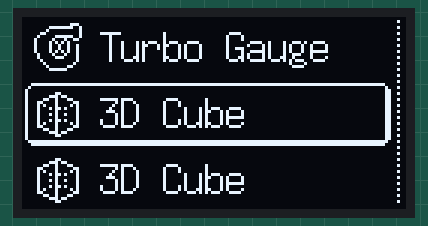
The sketch below on a simulated Arduino Uno, built with avr-gcc and run on an emulated ATmega328P. Parts: 128×64 one-colour display.

Above: at 0.6 s.

The sketch:

22_base_oled_imagenes_bit.ino
```cpp
#include "U8glib.h"

U8GLIB_SSD1306_128X64 u8g( U8G_I2C_OPT_DEV_0 | U8G_I2C_OPT_NO_ACK | U8G_I2C_OPT_FAST);

// 'Proyecto nuevo', 128x64px
const unsigned char epd_bitmap_Proyecto_nuevo [] PROGMEM = {
	0x00, 0x00, 0x00, 0x00, 0x00, 0x00, 0x00, 0x00, 0x00, 0x00, 0x00, 0x00, 0x00, 0x00, 0x00, 0x00,
	0x00, 0x00, 0x00, 0x00, 0x00, 0x00, 0x00, 0x00, 0x00, 0x00, 0x00, 0x00, 0x00, 0x00, 0x00, 0x02,
	0x03, 0xff, 0x00, 0x00, 0x00, 0x00, 0x00, 0x00, 0x00, 0x00, 0x00, 0x00, 0x00, 0x00, 0x00, 0x00,
	0x04, 0x00, 0x80, 0x00, 0x00, 0x00, 0x00, 0x00, 0x00, 0x00, 0x00, 0x00, 0x00, 0x00, 0x00, 0x02,
	0x08, 0x8a, 0x40, 0x00, 0x00, 0x00, 0x00, 0x00, 0x00, 0x00, 0x00, 0x00, 0x00, 0x00, 0x00, 0x00,
	0x12, 0x00, 0x20, 0x00, 0x00, 0x00, 0x00, 0x00, 0x00, 0x00, 0x00, 0x00, 0x00, 0x00, 0x00, 0x02,
	0x11, 0x00, 0x20, 0x3c, 0x00, 0x01, 0x02, 0x00, 0x00, 0x00, 0x02, 0x00, 0x00, 0x00, 0x00, 0x00,
	0x14, 0x80, 0xa0, 0x22, 0x00, 0x01, 0x02, 0x00, 0x00, 0x00, 0x02, 0x00, 0x00, 0x00, 0x00, 0x02,
	0x10, 0x70, 0x20, 0x22, 0x38, 0x71, 0xe3, 0xc3, 0x87, 0x13, 0x1e, 0x00, 0x00, 0x00, 0x00, 0x00,
	0x14, 0x48, 0xa0, 0x22, 0x44, 0x89, 0x12, 0x24, 0x48, 0x94, 0x22, 0x00, 0x00, 0x00, 0x00, 0x02,
	0x10, 0x48, 0x20, 0x22, 0x04, 0x81, 0x12, 0x24, 0x40, 0x98, 0x22, 0x00, 0x00, 0x00, 0x00, 0x00,
	0x10, 0x30, 0x20, 0x22, 0x3c, 0x71, 0x12, 0x24, 0x47, 0x90, 0x22, 0x00, 0x00, 0x00, 0x00, 0x02,
	0x14, 0x00, 0xa0, 0x22, 0x44, 0x09, 0x12, 0x24, 0x48, 0x90, 0x22, 0x00, 0x00, 0x00, 0x00, 0x00,
	0x10, 0x00, 0x20, 0x22, 0x44, 0x89, 0x12, 0x24, 0x48, 0x90, 0x22, 0x00, 0x00, 0x00, 0x00, 0x02,
	0x12, 0xfd, 0x20, 0x3c, 0x3c, 0x71, 0x13, 0xc3, 0x87, 0x90, 0x1e, 0x00, 0x00, 0x00, 0x00, 0x00,
	0x08, 0xfc, 0x40, 0x00, 0x00, 0x00, 0x00, 0x00, 0x00, 0x00, 0x00, 0x00, 0x00, 0x00, 0x00, 0x02,
	0x04, 0x00, 0x80, 0x00, 0x00, 0x00, 0x00, 0x00, 0x00, 0x00, 0x00, 0x00, 0x00, 0x00, 0x00, 0x00,
	0x03, 0xff, 0x00, 0x00, 0x00, 0x00, 0x00, 0x00, 0x00, 0x00, 0x00, 0x00, 0x00, 0x00, 0x00, 0x07,
	0x00, 0x00, 0x00, 0x00, 0x00, 0x00, 0x00, 0x00, 0x00, 0x00, 0x00, 0x00, 0x00, 0x00, 0x00, 0x07,
	0x00, 0x00, 0x00, 0x00, 0x00, 0x00, 0x00, 0x00, 0x00, 0x00, 0x00, 0x00, 0x00, 0x00, 0x00, 0x07,
	0x00, 0x00, 0x00, 0x00, 0x00, 0x00, 0x00, 0x00, 0x00, 0x00, 0x00, 0x00, 0x00, 0x00, 0x00, 0x07,
	0x00, 0x00, 0x00, 0x00, 0x00, 0x00, 0x00, 0x00, 0x00, 0x00, 0x00, 0x00, 0x00, 0x00, 0x00, 0x07,
	0x1f, 0xff, 0xff, 0xff, 0xff, 0xff, 0xff, 0xff, 0xff, 0xff, 0xff, 0xff, 0xff, 0xff, 0xff, 0x87,
	0x20, 0x00, 0x00, 0x00, 0x00, 0x00, 0x00, 0x00, 0x00, 0x00, 0x00, 0x00, 0x00, 0x00, 0x00, 0x47,
	0x40, 0x00, 0x00, 0x00, 0x00, 0x00, 0x00, 0x00, 0x00, 0x00, 0x00, 0x00, 0x00, 0x00, 0x00, 0x60,
	0x40, 0x00, 0x00, 0x00, 0x00, 0x00, 0x00, 0x00, 0x00, 0x00, 0x00, 0x00, 0x00, 0x00, 0x00, 0x62,
	0x5f, 0x80, 0x00, 0x00, 0x00, 0x00, 0x00, 0x00, 0x00, 0x00, 0x00, 0x00, 0x00, 0x00, 0x00, 0x60,
	0x44, 0x40, 0x00, 0x3e, 0x00, 0x00, 0x30, 0x01, 0xe0, 0x00, 0x00, 0x00, 0x00, 0x00, 0x00, 0x62,
	0x44, 0xa0, 0x00, 0x33, 0x00, 0x00, 0x30, 0x03, 0x30, 0x00, 0x00, 0x00, 0x00, 0x00, 0x00, 0x60,
	0x5f, 0x20, 0x00, 0x33, 0x1e, 0x33, 0x33, 0x03, 0x01, 0xe3, 0xe1, 0xe1, 0xe3, 0x30, 0x00, 0x62,
	0x40, 0x20, 0x20, 0x33, 0x33, 0x37, 0x36, 0x03, 0x03, 0x33, 0x33, 0x33, 0x33, 0x70, 0x00, 0x60,
	0x40, 0x10, 0xa0, 0x3e, 0x03, 0x38, 0x3c, 0x01, 0xe3, 0x33, 0x33, 0x03, 0x33, 0x80, 0x00, 0x62,
	0x41, 0x92, 0xa0, 0x30, 0x1f, 0x30, 0x38, 0x00, 0x33, 0xf3, 0x31, 0xe3, 0x33, 0x00, 0x00, 0x60,
	0x42, 0x52, 0xa0, 0x30, 0x33, 0x30, 0x3c, 0x00, 0x33, 0x03, 0x30, 0x33, 0x33, 0x00, 0x00, 0x62,
	0x5a, 0x52, 0xa0, 0x30, 0x33, 0x30, 0x36, 0x03, 0x33, 0x33, 0x33, 0x33, 0x33, 0x00, 0x00, 0x60,
	0x41, 0x80, 0xa0, 0x30, 0x1f, 0x30, 0x33, 0x01, 0xe1, 0xe3, 0x31, 0xe1, 0xe3, 0x00, 0x00, 0x62,
	0x40, 0x00, 0x20, 0x00, 0x00, 0x00, 0x00, 0x00, 0x00, 0x00, 0x00, 0x00, 0x00, 0x00, 0x00, 0x60,
	0x40, 0x00, 0x00, 0x00, 0x00, 0x00, 0x00, 0x00, 0x00, 0x00, 0x00, 0x00, 0x00, 0x00, 0x00, 0x62,
	0x40, 0x00, 0x00, 0x00, 0x00, 0x00, 0x00, 0x00, 0x00, 0x00, 0x00, 0x00, 0x00, 0x00, 0x00, 0x60,
	0x40, 0x00, 0x00, 0x00, 0x00, 0x00, 0x00, 0x00, 0x00, 0x00, 0x00, 0x00, 0x00, 0x00, 0x00, 0x62,
	0x40, 0x00, 0x00, 0x00, 0x00, 0x00, 0x00, 0x00, 0x00, 0x00, 0x00, 0x00, 0x00, 0x00, 0x00, 0x60,
	0x3f, 0xff, 0xff, 0xff, 0xff, 0xff, 0xff, 0xff, 0xff, 0xff, 0xff, 0xff, 0xff, 0xff, 0xff, 0xc2,
	0x1f, 0xff, 0xff, 0xff, 0xff, 0xff, 0xff, 0xff, 0xff, 0xff, 0xff, 0xff, 0xff, 0xff, 0xff, 0x80,
	0x00, 0x00, 0x00, 0x00, 0x00, 0x00, 0x00, 0x00, 0x00, 0x00, 0x00, 0x00, 0x00, 0x00, 0x00, 0x02,
	0x00, 0x00, 0x00, 0x00, 0x00, 0x00, 0x00, 0x00, 0x00, 0x00, 0x00, 0x00, 0x00, 0x00, 0x00, 0x00,
	0x00, 0x00, 0x00, 0x00, 0x00, 0x00, 0x00, 0x00, 0x00, 0x00, 0x00, 0x00, 0x00, 0x00, 0x00, 0x02,
	0x00, 0x01, 0xc0, 0x00, 0x00, 0x00, 0x00, 0x00, 0x00, 0x00, 0x00, 0x00, 0x00, 0x00, 0x00, 0x00,
	0x00, 0xff, 0x20, 0x00, 0x00, 0x00, 0x00, 0x00, 0x00, 0x00, 0x00, 0x00, 0x00, 0x00, 0x00, 0x02,
	0x01, 0x00, 0x20, 0x00, 0x00, 0x00, 0x00, 0x00, 0x00, 0x00, 0x00, 0x00, 0x00, 0x00, 0x00, 0x00,
	0x06, 0x00, 0x20, 0x7c, 0x00, 0x02, 0x00, 0x00, 0x00, 0x00, 0x00, 0x00, 0x00, 0x00, 0x00, 0x02,
	0x08, 0x3f, 0x20, 0x10, 0x00, 0x02, 0x00, 0x00, 0x00, 0x00, 0x00, 0x00, 0x00, 0x00, 0x00, 0x00,
	0x10, 0x44, 0xc0, 0x10, 0x89, 0x33, 0xc3, 0x80, 0x78, 0xe2, 0x23, 0xc7, 0x00, 0x00, 0x00, 0x02,
	0x10, 0xaa, 0x00, 0x10, 0x89, 0x42, 0x24, 0x40, 0x89, 0x12, 0x24, 0x48, 0x80, 0x00, 0x00, 0x00,
	0x10, 0x92, 0x40, 0x10, 0x89, 0x82, 0x24, 0x40, 0x88, 0x12, 0x24, 0x48, 0x80, 0x00, 0x00, 0x02,
	0x10, 0x92, 0x40, 0x10, 0x89, 0x02, 0x24, 0x40, 0x88, 0xf2, 0x24, 0x4f, 0x80, 0x00, 0x00, 0x00,
	0x10, 0xaa, 0x40, 0x10, 0x89, 0x02, 0x24, 0x40, 0x89, 0x12, 0x24, 0x48, 0x00, 0x00, 0x00, 0x02,
	0x08, 0x44, 0x40, 0x10, 0x89, 0x02, 0x24, 0x40, 0x79, 0x12, 0x23, 0xc8, 0x80, 0x00, 0x00, 0x00,
	0x08, 0x38, 0x40, 0x10, 0x71, 0x03, 0xc3, 0x80, 0x08, 0xf1, 0xc0, 0x47, 0x00, 0x00, 0x00, 0x02,
	0x04, 0x00, 0x40, 0x00, 0x00, 0x00, 0x00, 0x00, 0x88, 0x00, 0x04, 0x40, 0x00, 0x00, 0x00, 0x00,
	0x02, 0x00, 0x80, 0x00, 0x00, 0x00, 0x00, 0x00, 0x70, 0x00, 0x03, 0x80, 0x00, 0x00, 0x00, 0x02,
	0x01, 0x03, 0x00, 0x00, 0x00, 0x00, 0x00, 0x00, 0x00, 0x00, 0x00, 0x00, 0x00, 0x00, 0x00, 0x00,
	0x00, 0xfc, 0x00, 0x00, 0x00, 0x00, 0x00, 0x00, 0x00, 0x00, 0x00, 0x00, 0x00, 0x00, 0x00, 0x02,
	0x00, 0x00, 0x00, 0x00, 0x00, 0x00, 0x00, 0x00, 0x00, 0x00, 0x00, 0x00, 0x00, 0x00, 0x00, 0x00,
	0x00, 0x00, 0x00, 0x00, 0x00, 0x00, 0x00, 0x00, 0x00, 0x00, 0x00, 0x00, 0x00, 0x00, 0x00, 0x00
};

// **************************************************************************************************************

// 'icon_3dcube', 16x16px
const unsigned char epd_bitmap_icon_3dcube [] PROGMEM = {
	0x00, 0x00, 0x01, 0x80, 0x07, 0x60, 0x19, 0x18, 0x61, 0x06, 0x51, 0x0a, 0x45, 0xa2, 0x41, 0x02,
	0x45, 0x22, 0x41, 0x02, 0x45, 0xa2, 0x51, 0x0a, 0x61, 0x06, 0x19, 0x18, 0x07, 0x60, 0x01, 0x80
};
// 'icon_battery', 16x16px
const unsigned char epd_bitmap_icon_battery [] PROGMEM = {
	0x00, 0x00, 0x00, 0x00, 0x00, 0x00, 0x00, 0x00, 0x3f, 0xf8, 0x40, 0x04, 0x5b, 0x66, 0x5b, 0x66,
	0x5b, 0x66, 0x40, 0x04, 0x3f, 0xf8, 0x00, 0x00, 0x00, 0x00, 0x00, 0x00, 0x00, 0x00, 0x00, 0x00
};
// 'icon_dashboard', 16x16px
const unsigned char epd_bitmap_icon_dashboard [] PROGMEM = {
	0x1f, 0xf8, 0x20, 0x04, 0x44, 0x52, 0x90, 0x01, 0x88, 0x01, 0xa4, 0x05, 0x83, 0x81, 0xa2, 0x45,
	0x82, 0x41, 0x81, 0x81, 0xa0, 0x05, 0x80, 0x01, 0x97, 0xe9, 0x47, 0xe2, 0x20, 0x04, 0x1f, 0xf8
};
// 'icon_fireworks', 16x16px
const unsigned char epd_bitmap_icon_fireworks [] PROGMEM = {
	0x00, 0x00, 0x00, 0x08, 0x00, 0x94, 0x10, 0x08, 0x10, 0x00, 0x6c, 0x00, 0x10, 0x10, 0x10, 0x10,
	0x00, 0x00, 0x00, 0xc6, 0x00, 0x00, 0x00, 0x10, 0x04, 0x10, 0x0a, 0x00, 0x04, 0x00, 0x00, 0x00
};
// 'icon_gps_speed', 16x16px
const unsigned char epd_bitmap_icon_gps_speed [] PROGMEM = {
	0x00, 0x00, 0x03, 0xf0, 0x00, 0x08, 0x01, 0xe4, 0x00, 0x12, 0x00, 0xca, 0x06, 0x2a, 0x07, 0x2a,
	0x07, 0x8a, 0x07, 0xc2, 0x07, 0xc0, 0x0a, 0x00, 0x1f, 0x00, 0x20, 0x80, 0x7f, 0xc0, 0x00, 0x00
};
// 'icon_turbo', 16x16px
const unsigned char epd_bitmap_icon_turbo [] PROGMEM = {
	0x00, 0x0e, 0x07, 0xf9, 0x08, 0x01, 0x30, 0x01, 0x41, 0xf9, 0x82, 0x26, 0x85, 0x50, 0x84, 0x92,
	0x84, 0x92, 0x85, 0x52, 0x42, 0x22, 0x41, 0xc2, 0x20, 0x02, 0x10, 0x04, 0x08, 0x18, 0x07, 0xe0
};
// 'icon_parksensor', 16x16px
const unsigned char epd_bitmap_icon_parksensor [] PROGMEM = {
	0x00, 0x00, 0x00, 0x00, 0xfc, 0x00, 0x22, 0x00, 0x25, 0x00, 0xf9, 0x00, 0x01, 0x01, 0x00, 0x85,
	0x0c, 0x95, 0x12, 0x95, 0xd2, 0x95, 0x0c, 0x05, 0x00, 0x01, 0x00, 0x00, 0x00, 0x00, 0x00, 0x00
};
// 'icon_knob_over_oled', 16x16px
const unsigned char epd_bitmap_icon_knob_over_oled [] PROGMEM = {
	0x00, 0x00, 0x1f, 0xf0, 0x13, 0x50, 0x1b, 0xb0, 0x11, 0x50, 0x1f, 0xf0, 0x03, 0x80, 0x01, 0x00,
	0x00, 0x00, 0x09, 0x20, 0x49, 0x24, 0x20, 0x08, 0x00, 0x01, 0x80, 0x02, 0x00, 0x00, 0x00, 0x00
};

// Array of all bitmaps for convenience. (Total bytes used to store images in PROGMEM = 384)

const unsigned char* bitmap_icons[8] = {
	epd_bitmap_icon_3dcube,
	epd_bitmap_icon_battery,
	epd_bitmap_icon_dashboard,
	epd_bitmap_icon_fireworks,
	epd_bitmap_icon_gps_speed,
	epd_bitmap_icon_knob_over_oled,
	epd_bitmap_icon_parksensor,
	epd_bitmap_icon_turbo
};

// **************************************************************************************************************

// 'scrollbar_backgrounf', 7x64px
const unsigned char epd_bitmap_scrollbar_backgrounf [] PROGMEM = {
	0x00, 0x04, 0x00, 0x04, 0x00, 0x04, 0x00, 0x04, 0x00, 0x04, 0x00, 0x04, 0x00, 0x04, 0x00, 0x04,
	0x00, 0x04, 0x00, 0x04, 0x00, 0x04, 0x00, 0x04, 0x00, 0x04, 0x00, 0x04, 0x00, 0x04, 0x00, 0x04,
	0x00, 0x04, 0x00, 0x04, 0x00, 0x04, 0x00, 0x04, 0x00, 0x04, 0x00, 0x04, 0x00, 0x04, 0x00, 0x04,
	0x00, 0x04, 0x00, 0x04, 0x00, 0x04, 0x00, 0x04, 0x00, 0x04, 0x00, 0x04, 0x00, 0x04, 0x00, 0x00
};
// 'item_sel_background', 128x21px
const unsigned char epd_bitmap_item_sel_background [] PROGMEM = {
	0x1f, 0xff, 0xff, 0xff, 0xff, 0xff, 0xff, 0xff, 0xff, 0xff, 0xff, 0xff, 0xff, 0xff, 0xff, 0x80,
	0x20, 0x00, 0x00, 0x00, 0x00, 0x00, 0x00, 0x00, 0x00, 0x00, 0x00, 0x00, 0x00, 0x00, 0x00, 0x40,
	0x40, 0x00, 0x00, 0x00, 0x00, 0x00, 0x00, 0x00, 0x00, 0x00, 0x00, 0x00, 0x00, 0x00, 0x00, 0x60,
	0x40, 0x00, 0x00, 0x00, 0x00, 0x00, 0x00, 0x00, 0x00, 0x00, 0x00, 0x00, 0x00, 0x00, 0x00, 0x60,
	0x40, 0x00, 0x00, 0x00, 0x00, 0x00, 0x00, 0x00, 0x00, 0x00, 0x00, 0x00, 0x00, 0x00, 0x00, 0x60,
	0x40, 0x00, 0x00, 0x00, 0x00, 0x00, 0x00, 0x00, 0x00, 0x00, 0x00, 0x00, 0x00, 0x00, 0x00, 0x60,
	0x40, 0x00, 0x00, 0x00, 0x00, 0x00, 0x00, 0x00, 0x00, 0x00, 0x00, 0x00, 0x00, 0x00, 0x00, 0x60,
	0x40, 0x00, 0x00, 0x00, 0x00, 0x00, 0x00, 0x00, 0x00, 0x00, 0x00, 0x00, 0x00, 0x00, 0x00, 0x60,
	0x40, 0x00, 0x00, 0x00, 0x00, 0x00, 0x00, 0x00, 0x00, 0x00, 0x00, 0x00, 0x00, 0x00, 0x00, 0x60,
	0x40, 0x00, 0x00, 0x00, 0x00, 0x00, 0x00, 0x00, 0x00, 0x00, 0x00, 0x00, 0x00, 0x00, 0x00, 0x60,
	0x40, 0x00, 0x00, 0x00, 0x00, 0x00, 0x00, 0x00, 0x00, 0x00, 0x00, 0x00, 0x00, 0x00, 0x00, 0x60,
	0x40, 0x00, 0x00, 0x00, 0x00, 0x00, 0x00, 0x00, 0x00, 0x00, 0x00, 0x00, 0x00, 0x00, 0x00, 0x60,
	0x40, 0x00, 0x00, 0x00, 0x00, 0x00, 0x00, 0x00, 0x00, 0x00, 0x00, 0x00, 0x00, 0x00, 0x00, 0x60,
	0x40, 0x00, 0x00, 0x00, 0x00, 0x00, 0x00, 0x00, 0x00, 0x00, 0x00, 0x00, 0x00, 0x00, 0x00, 0x60,
	0x40, 0x00, 0x00, 0x00, 0x00, 0x00, 0x00, 0x00, 0x00, 0x00, 0x00, 0x00, 0x00, 0x00, 0x00, 0x60,
	0x40, 0x00, 0x00, 0x00, 0x00, 0x00, 0x00, 0x00, 0x00, 0x00, 0x00, 0x00, 0x00, 0x00, 0x00, 0x60,
	0x40, 0x00, 0x00, 0x00, 0x00, 0x00, 0x00, 0x00, 0x00, 0x00, 0x00, 0x00, 0x00, 0x00, 0x00, 0x60,
	0x40, 0x00, 0x00, 0x00, 0x00, 0x00, 0x00, 0x00, 0x00, 0x00, 0x00, 0x00, 0x00, 0x00, 0x00, 0x60,
	0x40, 0x00, 0x00, 0x00, 0x00, 0x00, 0x00, 0x00, 0x00, 0x00, 0x00, 0x00, 0x00, 0x00, 0x00, 0x60,
	0x3f, 0xff, 0xff, 0xff, 0xff, 0xff, 0xff, 0xff, 0xff, 0xff, 0xff, 0xff, 0xff, 0xff, 0xff, 0xc0,
	0x1f, 0xff, 0xff, 0xff, 0xff, 0xff, 0xff, 0xff, 0xff, 0xff, 0xff, 0xff, 0xff, 0xff, 0xff, 0x80
};


// **************************************************************************************************************

const int NUM_ITEMS = 8;

char menu_items[NUM_ITEMS][20]={
  {"3D Cube"},
	{"Battery"},
	{"Dashboard"},
	{"Fireworks"},
	{"GPS Speed"},
	{"Big Knob"},
	{"Park Sensor"},
	{"Turbo Gauge"}
};


// **************************************************************************************************************

int item_selected = 0; // En cual item del menú esta
int item_sel_previous;
int item_sel_next;


// **************************************************************************************************************

void setup() {
  u8g.setFont(u8g_font_tpssb);
  u8g.setColorIndex(1);

}

void loop() {

  item_sel_previous = item_selected - 1 ;

  if( item_sel_previous < 0 )
  {
    item_sel_previous = NUM_ITEMS - 1 ; // previous item be below fisrt = make it the last
  }

  if( item_sel_next >= NUM_ITEMS )
  {
    item_sel_next - 0 ; //next item would be after the last = make it the first
  }


  u8g.firstPage();

  do{

      //u8g.drawBitmapP(4, 2, 128/8, 64, bitmap_icons[2]);


      //*********************

      //Previus Item
      u8g.setFont(u8g_font_7x14);
      // u8g.drawStr(26,15,"Dashboard");
      // u8g.drawStr(26,15,menu_items[2]);
      u8g.drawStr(26,15,menu_items[item_sel_previous]);
      //u8g.drawBitmapP(4, 2, 16/8, 16, bitmap_icons[2]); // draw dashboard icon
      u8g.drawBitmapP(4, 2, 16/8, 16, bitmap_icons[item_sel_previous]); // draw dashboard icon


      //Selected Item
      u8g.setFont(u8g_font_7x14);
      // u8g.drawStr(26,37,"Park sensor");
      // u8g.drawStr(26,37,menu_items[6]);
      u8g.drawStr(26,37,menu_items[item_selected]);
      // u8g.drawBitmapP(4, 24, 16/8, 16, bitmap_icons[6]); // draw parking sensor icon
      u8g.drawBitmapP(4, 24, 16/8, 16, bitmap_icons[item_selected]); // draw parking sensor icon

      //Next Item
      u8g.setFont(u8g_font_7x14);
      // u8g.drawStr(26,59,"Turbo Gauge");
      // u8g.drawStr(26,59,menu_items[7]);
      u8g.drawStr(26,59,menu_items[item_sel_next]);
      // u8g.drawBitmapP(4, 46, 16/8, 16, bitmap_icons[7]); // draw turbo gauge icon
      u8g.drawBitmapP(4, 46, 16/8, 16, bitmap_icons[item_sel_next]); // draw turbo gauge icon

      //*********************

      u8g.drawBitmapP(0, 22, 128/8, 21, epd_bitmap_item_sel_background); // selected item background
      u8g.drawBitmapP(120, 0, 8/8, 64, epd_bitmap_scrollbar_backgrounf); // scrolled background

  } while( u8g.nextPage() );

}
```
